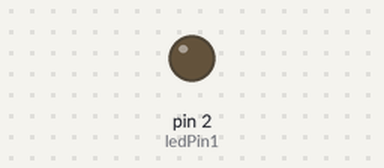
Recording of a sketch running on a simulated Arduino Uno, built with avr-gcc and run on an emulated ATmega328P. Shown: output pins drawn as LEDs (lit = HIGH).

Above: at 2.5 s.
At 7.0 s:
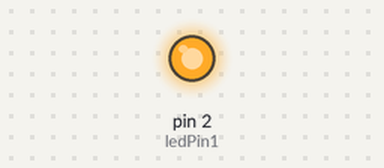
Timing chart, 0 to 11.6 s (numbered marks = the images above):
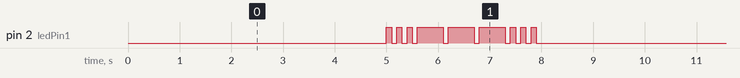

Measured:
- by itself, pin 2 (ledPin1): repeats every 8.9 s: 2 × (LOW 0.10 s, HIGH 0.10 s), 3 × (LOW 0.10 s, HIGH 0.50 s), 3 × (LOW 0.10 s, HIGH 0.10 s), LOW 6.0 s, HIGH 0.10 s
- by itself, everything shown: repeats every 8.9 s, in 18 steps

The sketch:

Gr.10_Computer_Engineering_Light_and_morse_Code_buzzer.ino
```cpp
int ledPin1=2;
int ledPin2=3;
void setup(){
  pinMode(ledPin1,OUTPUT);

}
void loop(){
    digitalWrite(ledPin2,HIGH);
  delay(500);
  digitalWrite(ledPin2,LOW);
  delay(500);
      digitalWrite(ledPin2,HIGH);
  delay(500);
  digitalWrite(ledPin2,LOW);
  delay(500);
      digitalWrite(ledPin2,HIGH);
  delay(500);
  digitalWrite(ledPin2,LOW);
  delay(500);
      digitalWrite(ledPin2,HIGH);
  delay(500);
  digitalWrite(ledPin2,LOW);
  delay(500);
      digitalWrite(ledPin2,HIGH);
  delay(500);
  digitalWrite(ledPin2,LOW);
  delay(500);
  digitalWrite(ledPin1,HIGH);
    delay(100);
      digitalWrite(ledPin1,LOW);
      delay(100);
      digitalWrite(ledPin1,HIGH);
     delay(100);
       digitalWrite(ledPin1,LOW);
       delay(100);
       digitalWrite(ledPin1,HIGH);
      delay(100);
        digitalWrite(ledPin1,LOW);
        delay(100);
        digitalWrite(ledPin1,HIGH);
      delay(500);
        digitalWrite(ledPin1,LOW);
        delay(100);
        digitalWrite(ledPin1,HIGH);
      delay(500);
        digitalWrite(ledPin1,LOW);
        delay(100);
        digitalWrite(ledPin1,HIGH);
      delay(500);
        digitalWrite(ledPin1,LOW);
        delay(100);
        digitalWrite(ledPin1,HIGH);
      delay(100);
        digitalWrite(ledPin1,LOW);
        delay(100);
        digitalWrite(ledPin1,HIGH);
     delay(100);
       digitalWrite(ledPin1,LOW);
       delay(100);
       digitalWrite(ledPin1,HIGH);
      delay(100);
    digitalWrite(ledPin1,LOW);
      delay(1000);


}
```
